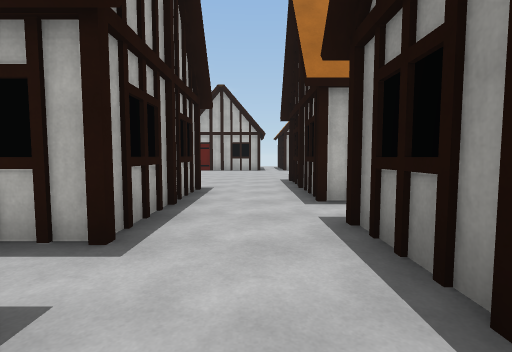
View 1 (above)

16 first-person views from a walk through a scene from a Unity 3-D project. The camera is 1.3 m above the floor, tilts 4° down and sees 85° across. The floor is counted in squares, 2 m on a side. Each view is taken from the middle of a square. On the plan, view 1 faces up. The plan holds only what a view shows up to about 9 squares ahead; the rest is blank. The place goes on beyond the plan. The player character is not drawn. Surface patterns are stand-ins for the level's own textures.

View 2
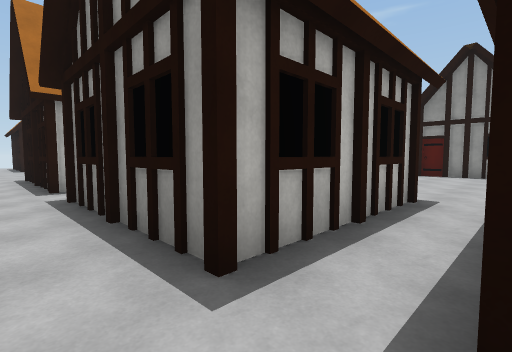

View 3
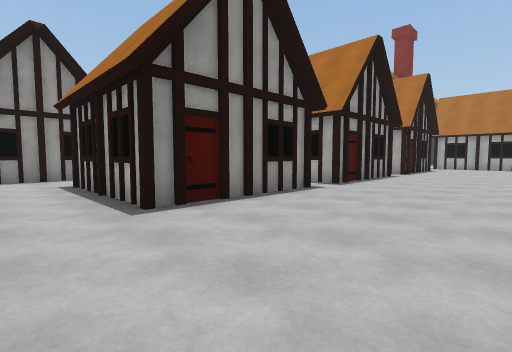

View 4
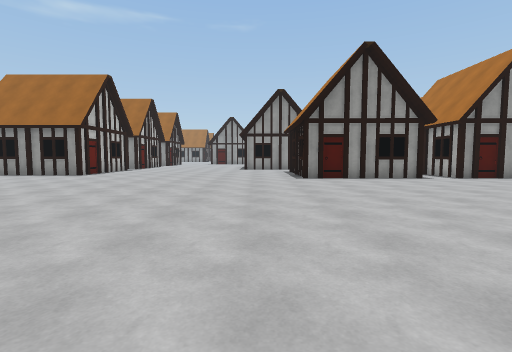

View 5
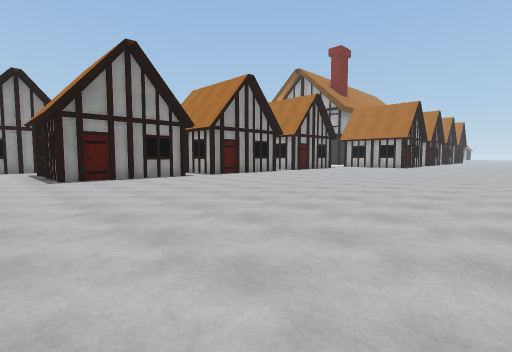

View 6
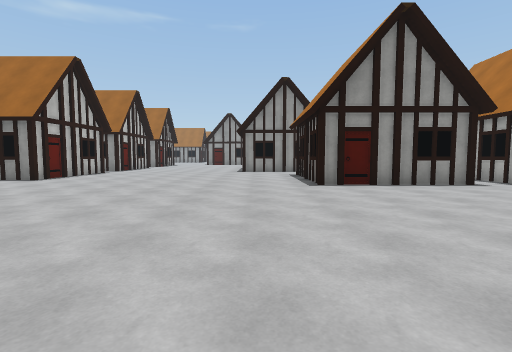

View 7
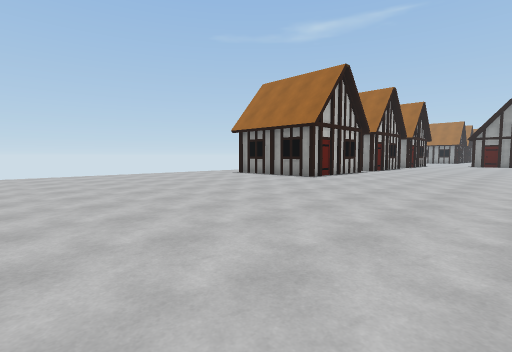

View 8
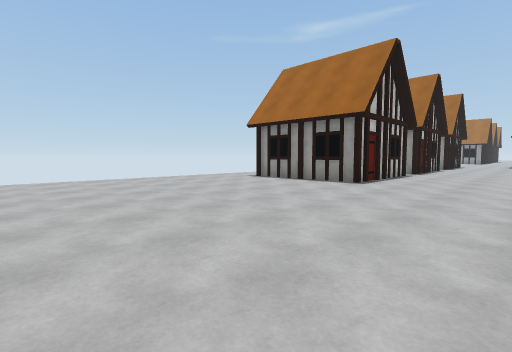

View 9
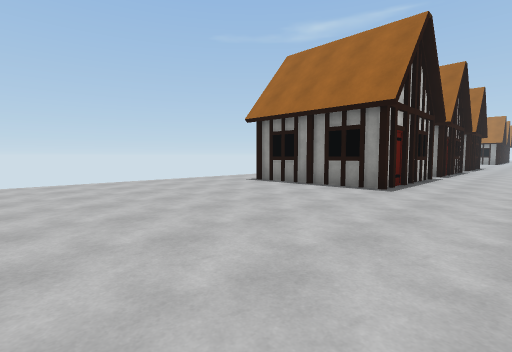

View 10
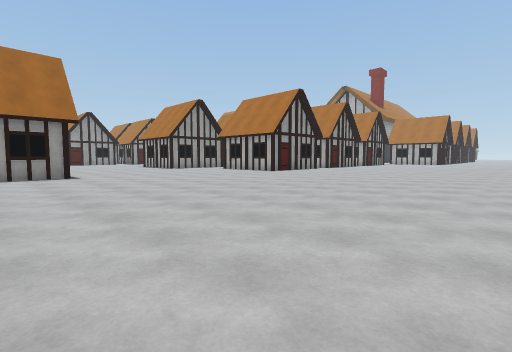

View 11
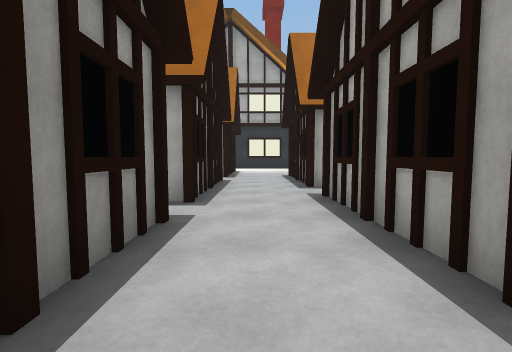

View 12
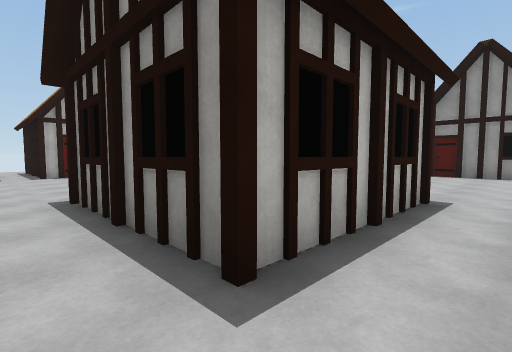

View 13
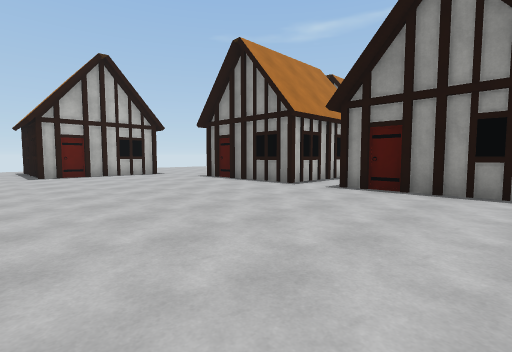

View 14
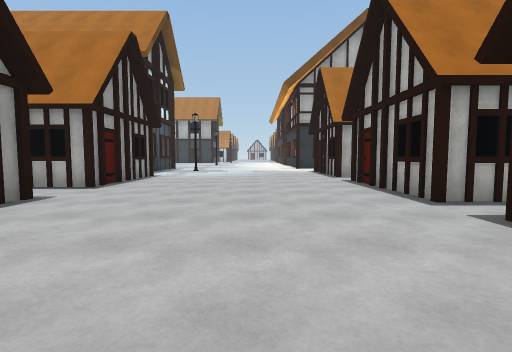

View 15
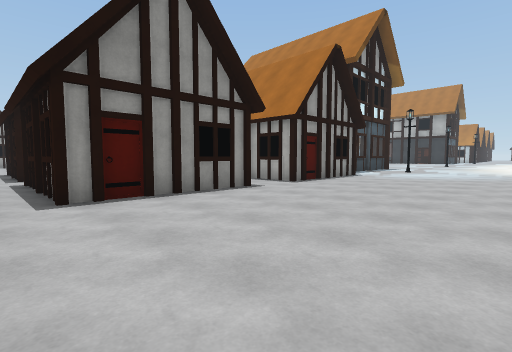

View 16
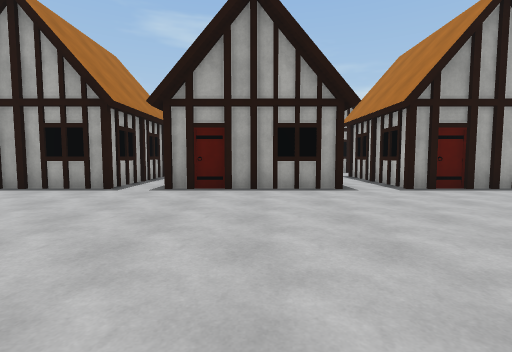

### Floor plan
Key: @ floor where view 1 was taken; # wall or solid block; . floor; H house.
Columns run from 13 left of view 1 to 18 right of it. Each row starts with its distance up from view 1.
 18    ........
 17   .........
 16   ........#
 15 ..........#
 14 ..........H  H.    H
 13 ..........####.#   .##
 12 ................  .....
 11 ................  ......H
 10 ...............   ......#
  9 ...............   ......#
  8 ...............   ......#
  7 ..............#  H.......
  6 ..............#  #......H
  5 .........###H.#  #......#
  4 .........# ##.####......#
  3 .........#  ............#
  2 .........####.#  #...........
  1 .........####.#  #......H###.##H
  0 .........#  H@#  #......##
 -1 .........#  .....H......#
 -2 .........   ..####......#
 -3  ...  ...   ..#  #.......
 -4  ..   ..    #.#  #......##
 -5             #.#  H......#
 -6             ...  .......#
 -7             H.#  H......H

Positions as (right, up) in squares from view 1, and headings:
1: (0, 0), facing up
2: (0, -2), facing up-right
3: (-8, 7), facing down-right
4: (-13, 7), facing right
5: (-13, 7), facing down-right
6: (-11, 7), facing right
7: (-11, 8), facing up-right
8: (-10, 10), facing up-right
9: (-9, 11), facing up-right
10: (-13, 15), facing down-right
11: (0, 2), facing down
12: (0, 3), facing up-right
13: (5, 3), facing up-right
14: (7, 2), facing down
15: (6, 2), facing down-right
16: (10, 1), facing left
